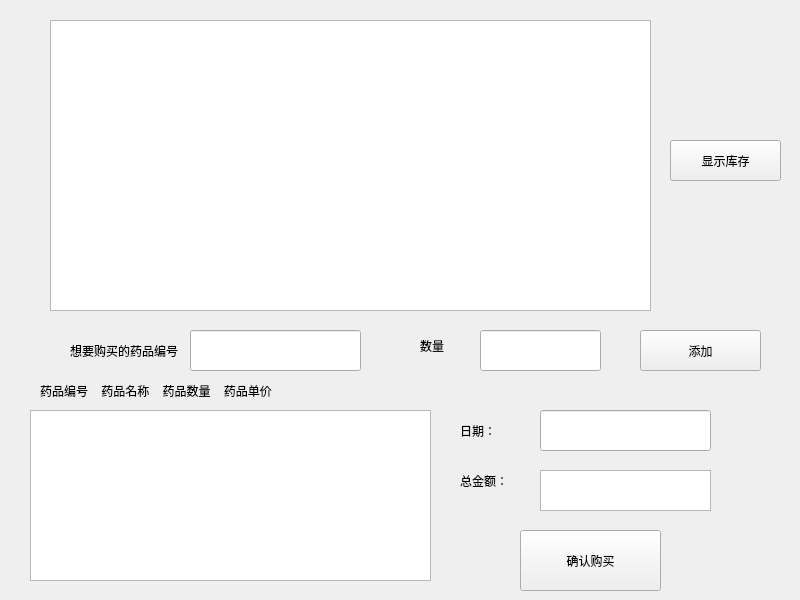
<?xml version="1.0" encoding="UTF-8"?>
<ui version="4.0">
 <class>sell_me</class>
 <widget class="QWidget" name="sell_me">
  <property name="geometry">
   <rect>
    <x>0</x>
    <y>0</y>
    <width>800</width>
    <height>600</height>
   </rect>
  </property>
  <property name="windowTitle">
   <string>Form</string>
  </property>
  <widget class="QTextBrowser" name="textBrowser">
   <property name="geometry">
    <rect>
     <x>50</x>
     <y>20</y>
     <width>601</width>
     <height>291</height>
    </rect>
   </property>
  </widget>
  <widget class="QPushButton" name="pushButton">
   <property name="geometry">
    <rect>
     <x>670</x>
     <y>140</y>
     <width>111</width>
     <height>41</height>
    </rect>
   </property>
   <property name="text">
    <string>显示库存</string>
   </property>
  </widget>
  <widget class="QLineEdit" name="lineEdit">
   <property name="geometry">
    <rect>
     <x>190</x>
     <y>330</y>
     <width>171</width>
     <height>41</height>
    </rect>
   </property>
  </widget>
  <widget class="QLabel" name="label">
   <property name="geometry">
    <rect>
     <x>70</x>
     <y>330</y>
     <width>121</width>
     <height>41</height>
    </rect>
   </property>
   <property name="text">
    <string>想要购买的药品编号</string>
   </property>
  </widget>
  <widget class="QPushButton" name="pushButton_2">
   <property name="geometry">
    <rect>
     <x>640</x>
     <y>330</y>
     <width>121</width>
     <height>41</height>
    </rect>
   </property>
   <property name="text">
    <string>添加</string>
   </property>
  </widget>
  <widget class="QTextBrowser" name="textBrowser_2">
   <property name="geometry">
    <rect>
     <x>30</x>
     <y>410</y>
     <width>401</width>
     <height>171</height>
    </rect>
   </property>
   <property name="html">
    <string>&lt;!DOCTYPE HTML PUBLIC &quot;-//W3C//DTD HTML 4.0//EN&quot; &quot;http://www.w3.org/TR/REC-html40/strict.dtd&quot;&gt;
&lt;html&gt;&lt;head&gt;&lt;meta name=&quot;qrichtext&quot; content=&quot;1&quot; /&gt;&lt;style type=&quot;text/css&quot;&gt;
p, li { white-space: pre-wrap; }
&lt;/style&gt;&lt;/head&gt;&lt;body style=&quot; font-family:'SimSun'; font-size:9pt; font-weight:400; font-style:normal;&quot;&gt;
&lt;p style=&quot;-qt-paragraph-type:empty; margin-top:0px; margin-bottom:0px; margin-left:0px; margin-right:0px; -qt-block-indent:0; text-indent:0px;&quot;&gt;&lt;br /&gt;&lt;/p&gt;&lt;/body&gt;&lt;/html&gt;</string>
   </property>
  </widget>
  <widget class="QPushButton" name="pushButton_3">
   <property name="geometry">
    <rect>
     <x>520</x>
     <y>530</y>
     <width>141</width>
     <height>61</height>
    </rect>
   </property>
   <property name="text">
    <string>确认购买</string>
   </property>
  </widget>
  <widget class="QLineEdit" name="lineEdit_2">
   <property name="geometry">
    <rect>
     <x>480</x>
     <y>330</y>
     <width>121</width>
     <height>41</height>
    </rect>
   </property>
  </widget>
  <widget class="QLabel" name="label_2">
   <property name="geometry">
    <rect>
     <x>420</x>
     <y>330</y>
     <width>54</width>
     <height>31</height>
    </rect>
   </property>
   <property name="text">
    <string>数量</string>
   </property>
  </widget>
  <widget class="QTextBrowser" name="textBrowser_3">
   <property name="geometry">
    <rect>
     <x>540</x>
     <y>470</y>
     <width>171</width>
     <height>41</height>
    </rect>
   </property>
  </widget>
  <widget class="QLabel" name="label_3">
   <property name="geometry">
    <rect>
     <x>460</x>
     <y>460</y>
     <width>61</width>
     <height>41</height>
    </rect>
   </property>
   <property name="text">
    <string>总金额：</string>
   </property>
  </widget>
  <widget class="QLabel" name="label_4">
   <property name="geometry">
    <rect>
     <x>40</x>
     <y>380</y>
     <width>461</width>
     <height>21</height>
    </rect>
   </property>
   <property name="text">
    <string>药品编号    药品名称    药品数量    药品单价</string>
   </property>
  </widget>
  <widget class="QLabel" name="label_5">
   <property name="geometry">
    <rect>
     <x>460</x>
     <y>410</y>
     <width>61</width>
     <height>41</height>
    </rect>
   </property>
   <property name="text">
    <string>日期：</string>
   </property>
  </widget>
  <widget class="QLineEdit" name="lineEdit_3">
   <property name="geometry">
    <rect>
     <x>540</x>
     <y>410</y>
     <width>171</width>
     <height>41</height>
    </rect>
   </property>
  </widget>
 </widget>
 <resources/>
 <connections/>
</ui>
